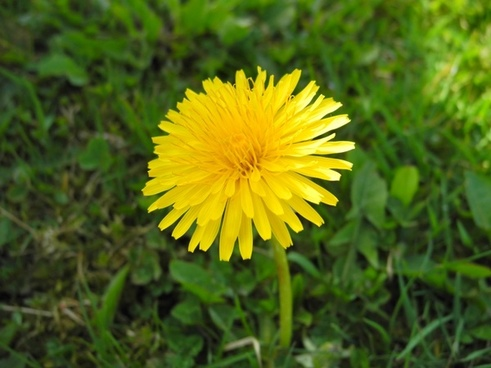
%> input picture 9.jpg, 491 x 368 px
$ octave filter.m   (GNU Octave 9; MATLAB toolbox functions it lacks are replaced by stand-ins)
%> lines starting %> are read from the running program, lines starting %| are printed output that depends on the picture
a=rgb2gray(imread('9.jpg'));
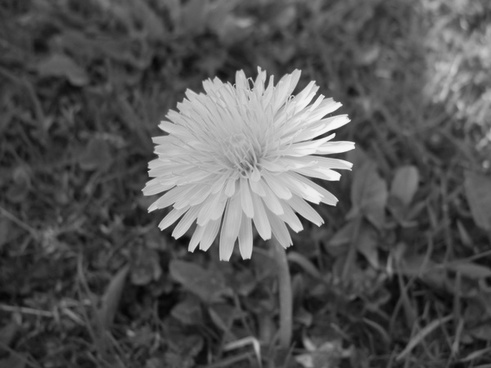
%> a: size 368x491 uint8; min 6, max 248, mean 85.5
a=im2double(a);
%> a: size 368x491 double

% High Pass Filter
mask=[-1 -1 -1;-1 8 -1;-1 -1 -1];
f=mask/9;
b=filter2(f,a);
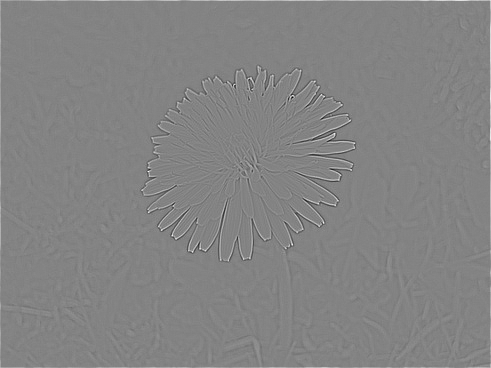
%> b: size 368x491 double; min -0.319, max 0.301, mean 0.00092; drawn with min black and max white
% Low Pass Filter
f2=ones(3,3)/9;
b2=filter2(f2,a);
% gaussian Filter
h=fspecial('Gaussian',[9 9],5.76);
g=imfilter(a,h);
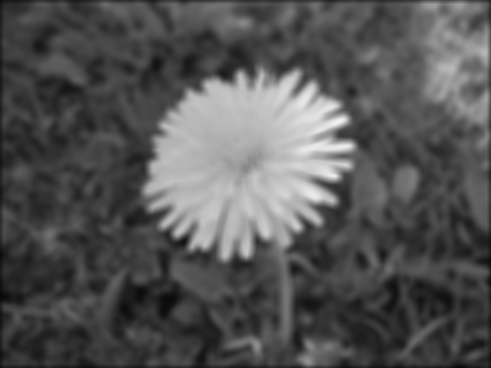
%> g: size 368x491 double; min 0.0244, max 0.944, mean 0.332

subplot(2,2,1),imshow(a),title('Orginal Image')
subplot(2,2,2),imshow(b),title('High Pass Filter Image')
%> after `imshow(b)`:
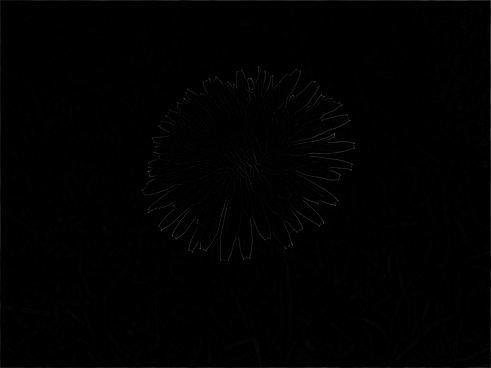
%> displayed picture: size 368x491, on the screen's scale of 0 to 255; min 0, max 77, mean 1.2
subplot(2,2,3),imshow(b2),title('Low Pass Filter Image')
subplot(2,2,4),imshow(g),title('Gaussian Filter Image')

$ run again, with 10.jpg copied over 9.jpg
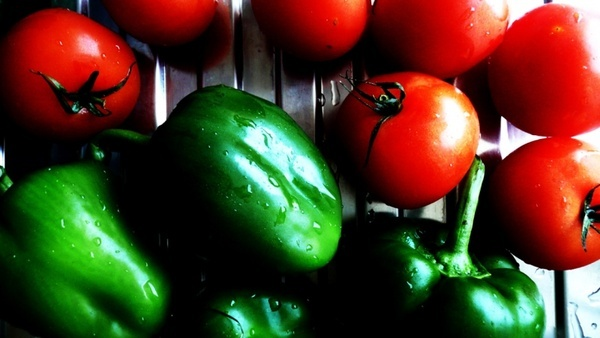
%> input picture 10.jpg, 600 x 338 px
%> `g=imfilter(a,h);`:
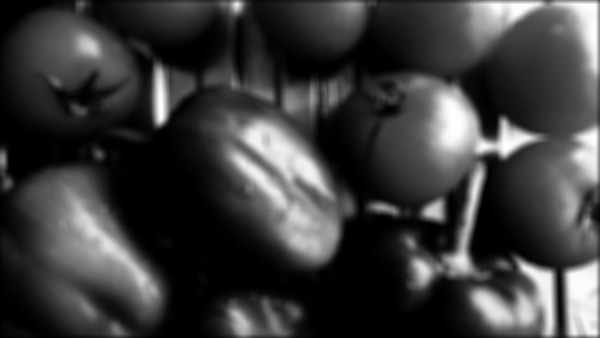
%> g: size 338x600 double; min 0, max 0.999, mean 0.238
%> `imshow(b)`:
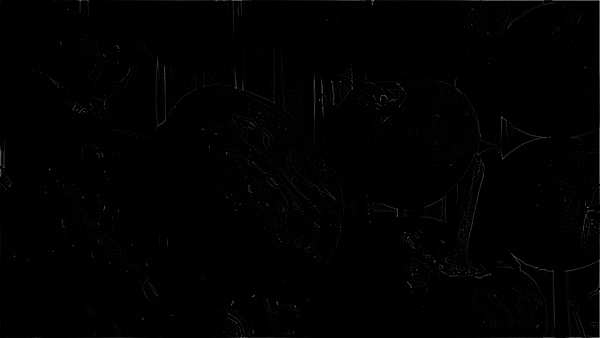
%> displayed picture: size 338x600, on the screen's scale of 0 to 255; min 0, max 142, mean 1.4

$ run again, with 11.jpg copied over 9.jpg
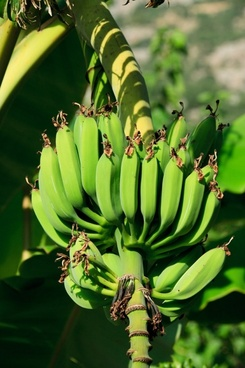
%> input picture 11.jpg, 245 x 368 px
%> `g=imfilter(a,h);`:
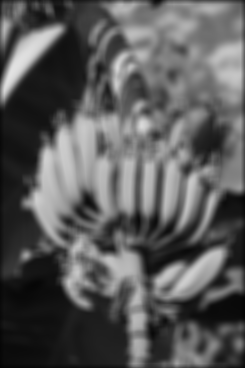
%> g: size 368x245 double; min 0.0141, max 0.886, mean 0.354
%> `imshow(b)`:
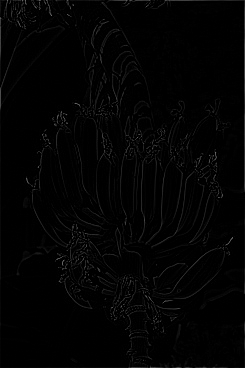
%> displayed picture: size 368x245, on the screen's scale of 0 to 255; min 0, max 108, mean 3
